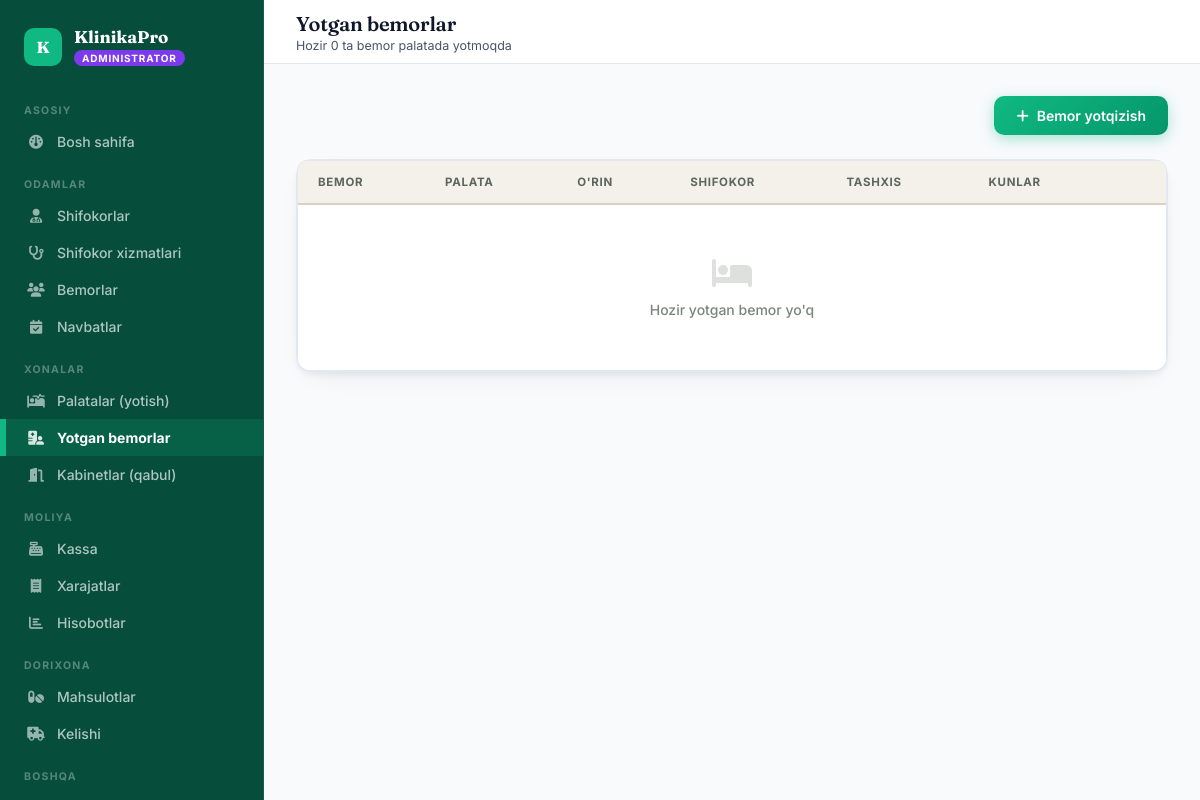
/rooms/admissions/ (signed in), run on an earlier commit of the app's database.
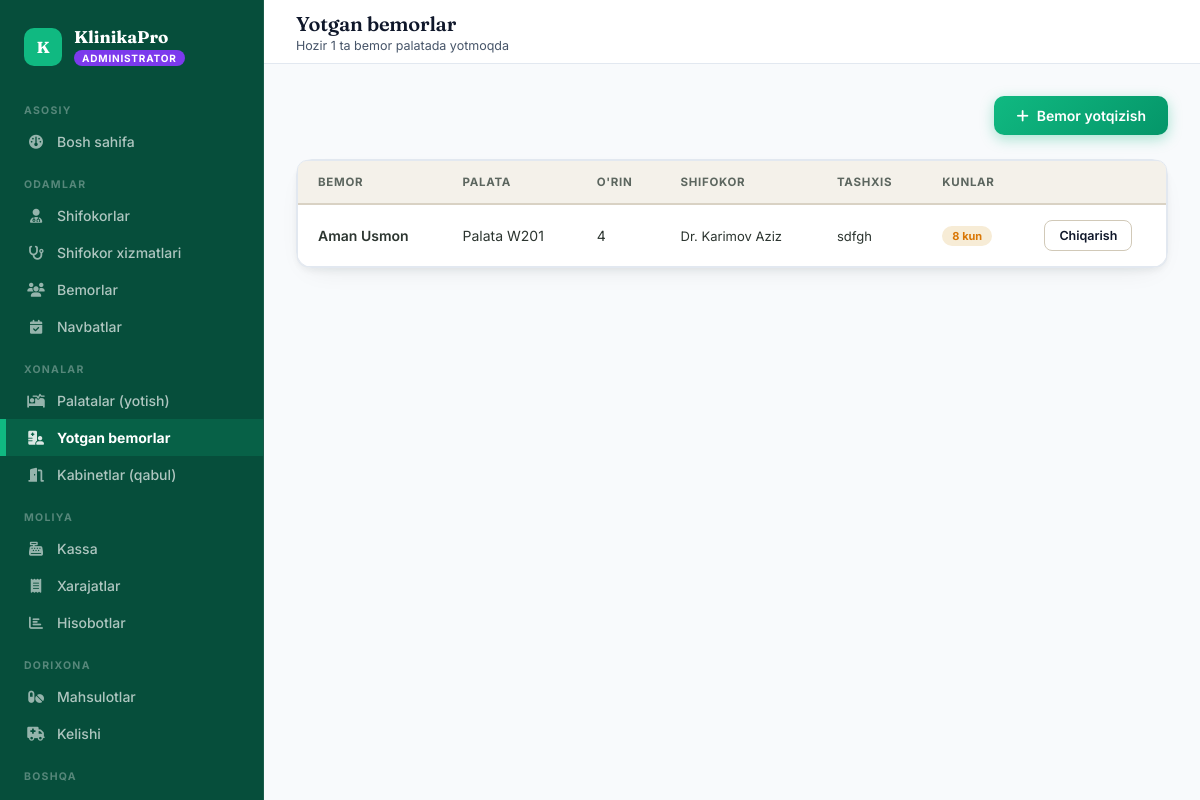
And on a later commit of the database.
### rooms/models.py (models this page shows, shortened)
class PatientAdmission(models.Model):
    STATUS = [('active', 'Yotmoqda'), ('discharged', 'Chiqarilgan')]
    patient = models.ForeignKey('patients.Patient', on_delete=models.CASCADE, related_name='admissions')
    ward = models.ForeignKey(Ward, on_delete=models.CASCADE, related_name='admissions')
    doctor = models.ForeignKey('doctors.Doctor', on_delete=models.SET_NULL, null=True)
    bed_number = models.CharField(max_length=10, blank=True, verbose_name="O'rin raqami")
    admitted_at = models.DateTimeField(auto_now_add=True)
    discharged_at = models.DateTimeField(null=True, blank=True)
    status = models.CharField(max_length=20, choices=STATUS, default='active')
    diagnosis = models.TextField(verbose_name="Tashxis")
    @property
    def days_admitted(self):
        from django.utils import timezone
        end = self.discharged_at or timezone.now()
        return (end - self.admitted_at).days + 1
    class Meta:
        verbose_name = "Bemor yotishi"
        verbose_name_plural = "Bemor yotishlari"

class Ward(models.Model):
    WARD_TYPE = [
        ('general', 'Umumiy palata'),
        ('vip', 'VIP palata'),
        ('icu', 'Reanimatsiya'),
        ('surgery', 'Jarrohlikdan keyingi'),
        ('pediatric', 'Bolalar palatasi'),
        ('maternity', "Tug'uruqxona"),
    ]
    name = models.CharField(max_length=100, verbose_name="Palata nomi")
    number = models.CharField(max_length=10, unique=True, verbose_name="Palata raqami")
    ward_type = models.CharField(max_length=20, choices=WARD_TYPE, verbose_name="Turi")
    floor = models.PositiveIntegerField(verbose_name="Qavat")
    total_beds = models.PositiveIntegerField(verbose_name="Jami o'rinlar")
    price_per_day = models.DecimalField(max_digits=12, decimal_places=0, verbose_name="Kunlik narx")
    is_active = models.BooleanField(default=True)
    @property
    def occupied_beds(self):
        return self.admissions.filter(status='active').count()
    @property
    def available_beds(self):
        return self.total_beds - self.occupied_beds
    class Meta:
        verbose_name = "Palata (yotish bo'limi)"
        verbose_name_plural = "Palatalar (yotish bo'limi)"
        ordering = ['number']

### patients/models.py (models this page shows, shortened)
class Patient(models.Model):
    GENDER_CHOICES = [('M', 'Erkak'), ('F', 'Ayol')]
    user = models.OneToOneField(settings.AUTH_USER_MODEL, on_delete=models.CASCADE, related_name='patient_profile')
    patient_id = models.CharField(max_length=20, unique=True, default=generate_patient_id, verbose_name="Bemor ID")
    first_name = models.CharField(max_length=100, verbose_name="Ism")
    last_name = models.CharField(max_length=100, verbose_name="Familiya")
    gender = models.CharField(max_length=1, choices=GENDER_CHOICES, verbose_name="Jinsi")
    birth_date = models.DateField(verbose_name="Tug'ilgan sana")
    phone = models.CharField(max_length=20, verbose_name="Telefon")
    address = models.TextField(blank=True, verbose_name="Manzil")
    blood_type = models.CharField(max_length=5, blank=True, verbose_name="Qon guruhi")
    allergies = models.TextField(blank=True, verbose_name="Allergiyalar")
    has_booked = models.BooleanField(default=False, verbose_name="Birinchi navbatni band qilganmi")
    registered_at = models.DateTimeField(auto_now_add=True)
    @property
    def full_name(self):
        return f"{self.last_name} {self.first_name}"
    class Meta:
        verbose_name = "Bemor"
        verbose_name_plural = "Bemorlar"

### doctors/models.py (models this page shows, shortened)
class Doctor(models.Model):
    GENDER_CHOICES = [('M', 'Erkak'), ('F', 'Ayol')]
    user = models.OneToOneField(settings.AUTH_USER_MODEL, on_delete=models.CASCADE, related_name='doctor_profile')
    first_name = models.CharField(max_length=100, verbose_name="1. Ism")
    last_name = models.CharField(max_length=100, verbose_name="2. Familiya")
    phone = models.CharField(max_length=20, verbose_name="3. Telefon")
    gender = models.CharField(max_length=1, choices=GENDER_CHOICES, verbose_name="4. Jinsi")
    specialization = models.ForeignKey(Specialization, on_delete=models.SET_NULL, null=True, verbose_name="5. Mutaxassislik")
    experience_years = models.PositiveIntegerField(default=0, verbose_name="6. Ish tajribasi (yil)")
    consultation_price = models.DecimalField(max_digits=12, decimal_places=0, default=0, verbose_name="7. Konsultatsiya narxi")
    cabinet = models.ForeignKey('rooms.Cabinet', on_delete=models.SET_NULL, null=True, blank=True, related_name='doctors', verbose_name="8. Kabinet (xona)")
    photo = models.ImageField(upload_to='doctors/', blank=True, verbose_name="9. Rasmi")
    bio = models.TextField(blank=True, verbose_name="10. Qisqacha ma'lumot")
    is_active = models.BooleanField(default=True)
    created_at = models.DateTimeField(auto_now_add=True)
    def __str__(self):
        return f"Dr. {self.last_name} {self.first_name}"
    class Meta:
        verbose_name = "Shifokor"
        verbose_name_plural = "Shifokorlar"

### rooms/views.py (the view, shortened to what this page needs)
# urls.py: path('admissions/', views.admission_list, name='admissions'),
@login_required
@role_required('admin')
def admission_list(request):
    admissions = PatientAdmission.objects.filter(status='active').select_related('patient', 'ward', 'doctor')
    wards = Ward.objects.filter(is_active=True)
    patients = Patient.objects.filter(has_booked=True)
    doctors = Doctor.objects.filter(is_active=True)
    return render(request, 'rooms/admissions.html', {
        'admissions': admissions, 'wards': wards, 'patients': patients, 'doctors': doctors,
    })

### templates/rooms/admissions.html (shortened to what this page needs)
{% extends "base.html" %}
{% block page_title %}Yotgan bemorlar{% endblock %}
{% block page_sub %}<div class="sub">Hozir {{ admissions.count }} ta bemor palatada yotmoqda</div>{% endblock %}
{% block content %}
<div class="page-head">
  <button onclick="openModal('addAdm')" class="btn btn-primary"><i class="fa-solid fa-plus"></i> Bemor yotqizish</button>
</div>
<div class="panel">
  <div class="tbl-wrap">
    <table>
      <thead><tr><th>Bemor</th><th>Palata</th><th>O'rin</th><th>Shifokor</th><th>Tashxis</th><th>Kunlar</th><th></th></tr></thead>
      <tbody>
      {% for a in admissions %}
      <tr>
        <td><a href="{% url "patient_detail_admin" a.patient.pk %}" style="color:var(--teal); font-weight:600;">{{ a.patient.full_name }}</a></td>
        <td>Palata {{ a.ward.number }}</td>
        <td>{{ a.bed_number|default:"—" }}</td>
        <td style="font-size:13px;">{{ a.doctor }}</td>
        <td style="font-size:13px; max-width:180px;">{{ a.diagnosis|truncatechars:50 }}</td>
        <td><span class="tag tag-warn">{{ a.days_admitted }} kun</span></td>
        <td>
          <form method="post" action="{% url "discharge_patient" a.pk %}">
            <button type="submit" class="btn btn-ghost btn-sm">Chiqarish</button>
          </form>
        </td>
      </tr>
      {% empty %}
      <tr><td colspan="7" class="empty-row"><i class="fa-solid fa-bed"></i>Hozir yotgan bemor yo'q</td></tr>
      {% endfor %}
      </tbody>
    </table>
  </div>
</div>
{% endblock %}

What changed in the data, as far as the page shows it:
added PatientAdmission: patient.full_name "Aman Usmon", ward.number "W201", bed_number "4", doctor "Dr. Karimov Aziz", diagnosis "sdfgh", days_admitted "8"
Also different on the page:
{{ admissions.count }}: "0" → "1"
text no longer shown: "Hozir yotgan bemor yo'q"
